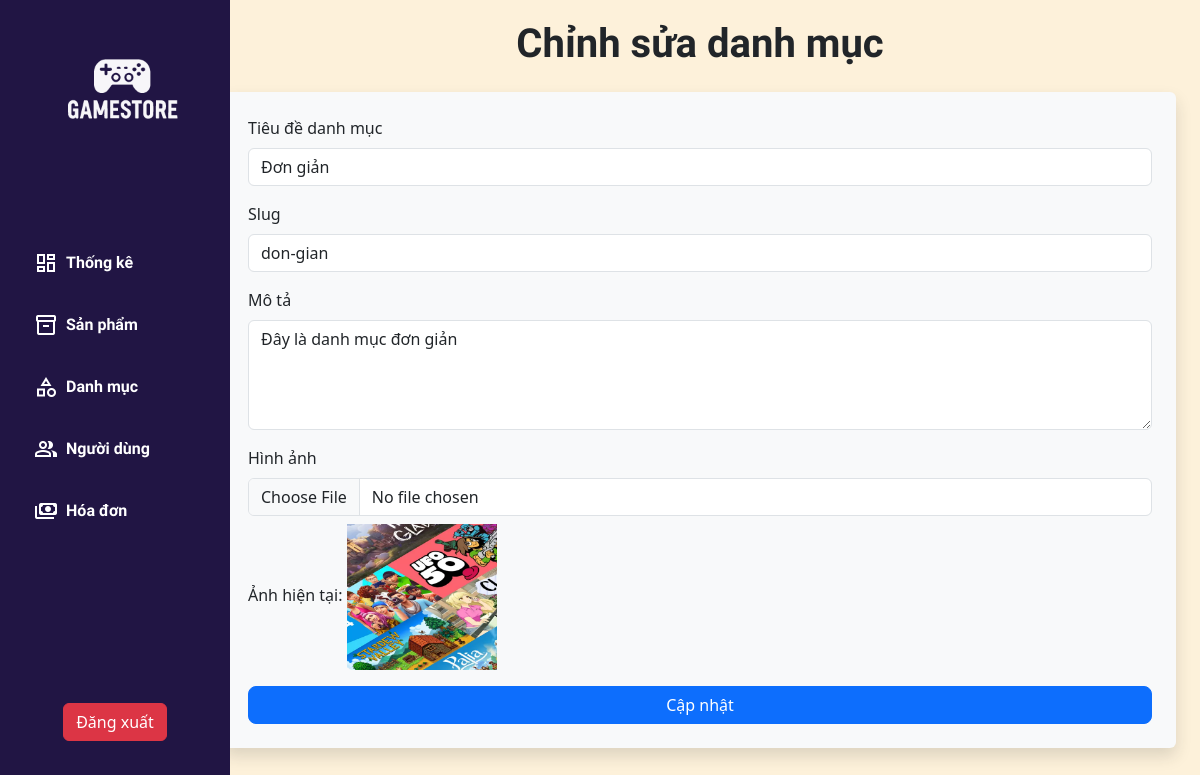
/admin/edit-category.php?id=15 (signed in), run on the app's committed database.
### tables this page shows
CREATE TABLE `categories` (
  `id` int(11) NOT NULL,
  `title` varchar(255) NOT NULL,
  `description` mediumtext DEFAULT NULL,
  `image` varchar(255) NOT NULL,
  `slug` varchar(255) NOT NULL,
  `created_at` timestamp NOT NULL DEFAULT current_timestamp()
);

### functions/myFunction.php (called while the page is built, shortened)
<?php
include("../configs/database.php");
function getById($table, $id)
{
    global $con;
    $query = "SELECT * FROM $table WHERE id = $id";
    $result = mysqli_query($con, $query);
    if (mysqli_num_rows($result) > 0) {
        return mysqli_fetch_assoc($result);
    } else {
        return null;
    }
    return null;
}

### admin/edit-category.php (the view, shortened to what this page needs)
<?php
include("includes/header.php");
?>
<?php
if (isset($_GET['id'])) {
    $categoryId = $_GET['id'];
    $category = getById("categories", $categoryId);
    if (!$category) {
        echo "<h3 class='text-center text-danger'>Không tìm thấy danh mục.</h3>";
        exit;
    } else {
?>
<div>
            <h1 class="text-center mb-4">Chỉnh sửa danh mục</h1>
            <form id="editCategoryForm" class="shadow p-4 rounded bg-light" action="code.php" method="POST" enctype="multipart/form-data">
                <div class="mb-3">
                    <label for="categoryTitle" class="form-label">Tiêu đề danh mục</label>
                    <input type="text" name="title" class="form-control" id="categoryTitle" value="<?= $category['title']; ?>" required>
                </div>
                <div class="mb-3">
                    <label for="categorySlug" class="form-label">Slug</label>
                    <input type="text" name="slug" class="form-control" id="categorySlug" value="<?= $category['slug']; ?>" required>
                </div>
                <div class="mb-3">
                    <label for="categoryDescription" class="form-label">Mô tả</label>
                    <textarea class="form-control" name="description" id="categoryDescription" rows="4" required><?= $category['description']; ?></textarea>
                </div>
                <div class="mb-3">
                    <label for="categoryImage" class="form-label">Hình ảnh</label>
                    <input type="file" name="image" class="form-control" id="categoryImage" accept="image/*">
                    <div class="mt-2">
                        <label for="categoryCurrentImage" class="form-label">Ảnh hiện tại:</label>
                        <img src="../uploads/<?= $category['image']; ?>" alt="<?= $category['title']; ?>" width="150">
                    </div>
                </div>
                <button type="submit" class="btn btn-primary w-100" name="update_category_btn">Cập nhật</button>
            </form>
            </div>
<?php
    }
}
?>
<?php
include("./includes/footer.php");
?>

### admin/assets/style.css (style rules this page uses)
html { font-family: Niramit !important; margin: 0; padding: 0; top: 0; left: 0; height: 100vh !important; background-color: #FDF1DA; }
body { height: 100vh !important; }
h1 { font-family: niramit; font-weight: bolder; }
button { font-family: Niramit; border-radius: 8px !important; }

### data on the page
categories: title "Đơn giản", slug "don-gian", description "Đây là danh mục đơn giản", image (picture)
